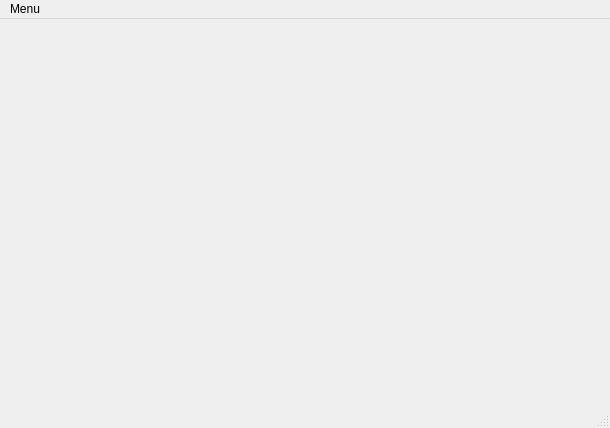
<?xml version="1.0" encoding="UTF-8"?>
<ui version="4.0">
 <class>MainWindow</class>
 <widget class="QMainWindow" name="MainWindow">
  <property name="geometry">
   <rect>
    <x>0</x>
    <y>0</y>
    <width>610</width>
    <height>428</height>
   </rect>
  </property>
  <property name="windowTitle">
   <string>MainWindow</string>
  </property>
  <widget class="QWidget" name="centralwidget">
   <layout class="QVBoxLayout" name="verticalLayout">
    <item>
     <layout class="QVBoxLayout" name="central_layout"/>
    </item>
   </layout>
  </widget>
  <widget class="QMenuBar" name="menubar">
   <property name="geometry">
    <rect>
     <x>0</x>
     <y>0</y>
     <width>610</width>
     <height>19</height>
    </rect>
   </property>
   <widget class="QMenu" name="menuMenu">
    <property name="title">
     <string>Menu</string>
    </property>
    <addaction name="actionExit"/>
   </widget>
   <addaction name="menuMenu"/>
  </widget>
  <widget class="QStatusBar" name="statusbar"/>
  <action name="actionExit">
   <property name="text">
    <string>Exit</string>
   </property>
  </action>
 </widget>
 <resources/>
 <connections/>
</ui>
